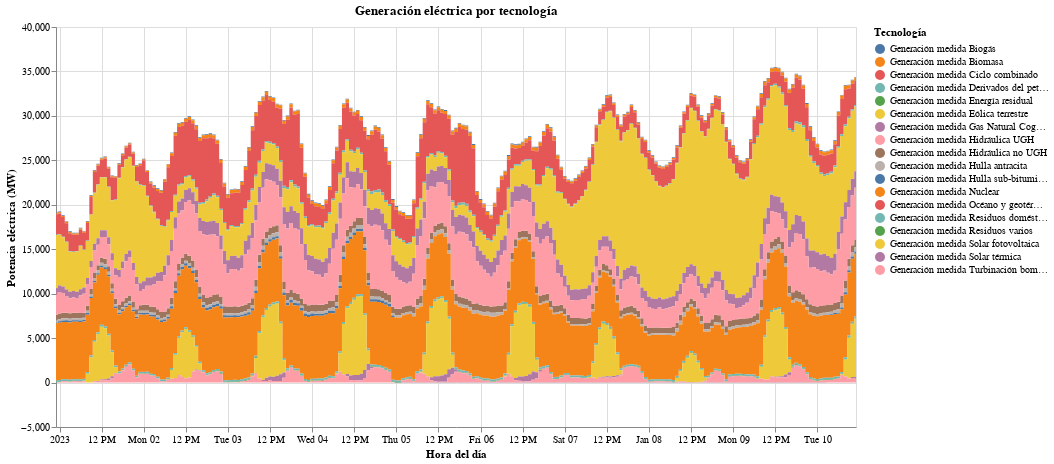

Notebook source saved alongside this figure:
### Code cell
base

### Figure 1 — Vega-Lite specification as saved in the notebook (floating-point values rounded to 4 significant figures; data arrays with more than 128 entries replaced by an {"elided": "..."} marker saying what was removed)
{"config": {"view": {"continuousWidth": 300, "continuousHeight": 300}}, "data": {"name": "data-eb1688450131f468f9c9ee03c2920a93"}, "mark": {"type": "area", "interpolate": "step"}, "encoding": {"color": {"field": "name", "title": "Tecnología", "type": "nominal"}, "x": {"field": "datetime", "title": "Hora del día", "type": "temporal"}, "y": {"aggregate": "sum", "field": "value", "title": "Potencia eléctrica (MW)", "type": "quantitative"}}, "height": 400, "params": [{"name": "param_22", "select": {"type": "point", "fields": ["year"]}, "bind": {"input": "select", "options": [2022.0, 2023.0], "name": "Año: "}, "value": 1}, {"name": "param_23", "select": {"type": "point", "fields": ["month"]}, "bind": {"input": "select", "options": [12.0, 1.0, 2.0, 3.0, 4.0, 5.0, 6.0, 7.0, 8.0, 9.0, 10.0, 11.0], "name": "Mes: "}, "value": 1}, {"name": "param_24", "select": {"type": "point", "fields": ["day"]}, "bind": {"input": "select", "options": [31.0, 1.0, 2.0, 3.0, 4.0, 5.0, 6.0, 7.0, 8.0, 9.0, 10.0, 11.0, 12.0, 13.0, 14.0, 15.0, 16.0, 17.0, 18.0, 19.0, 20.0, 21.0, 22.0, 23.0, 24.0, 25.0, 26.0, 27.0, 28.0, 29.0, 30.0], "name": "Día:   "}, "value": 1}], "title": "Generación eléctrica por tecnología", "transform": [{"filter": "(((datum.anio === param_22.anio) && (datum.mes === param_23.mes)) && (datum.dia === param_24.dia))"}], "width": 800, "$schema": "https://vega.github.io/schema/vega-lite/v5.20.1.json", "datasets": {"data-eb1688450131f468f9c9ee03c2920a93": {"elided": "3991 records"}}}
